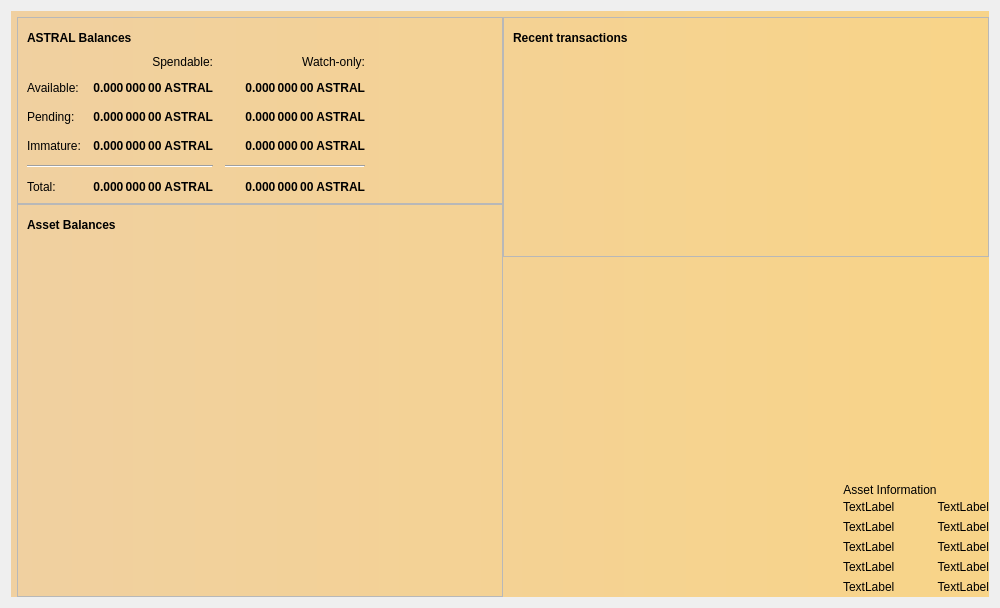
<?xml version="1.0" encoding="UTF-8"?>
<ui version="4.0">
 <class>OverviewPage</class>
 <widget class="QWidget" name="OverviewPage">
  <property name="geometry">
   <rect>
    <x>0</x>
    <y>0</y>
    <width>1000</width>
    <height>608</height>
   </rect>
  </property>
  <property name="windowTitle">
   <string>Form</string>
  </property>
  <layout class="QGridLayout" name="gridLayout_3">
   <item row="0" column="0" rowspan="2" colspan="2">
    <widget class="QLabel" name="labelAlerts">
     <property name="visible">
      <bool>true</bool>
     </property>
     <property name="styleSheet">
      <string notr="true">QLabel { background-color: qlineargradient(x1: 0, y1: 0, x2: 1, y2: 0, stop:0 #F0D0A0, stop:1 #F8D488); color:#000000; }</string>
     </property>
     <property name="wordWrap">
      <bool>true</bool>
     </property>
     <property name="margin">
      <number>3</number>
     </property>
     <property name="textInteractionFlags">
      <set>Qt::TextSelectableByMouse</set>
     </property>
    </widget>
   </item>
   <item row="1" column="1">
    <layout class="QHBoxLayout" name="horizontalLayout" stretch="0,0">
     <property name="spacing">
      <number>0</number>
     </property>
     <property name="sizeConstraint">
      <enum>QLayout::SetMaximumSize</enum>
     </property>
     <item>
      <layout class="QVBoxLayout" name="verticalLayout_2">
       <item>
        <widget class="QFrame" name="frame">
         <property name="frameShape">
          <enum>QFrame::StyledPanel</enum>
         </property>
         <property name="frameShadow">
          <enum>QFrame::Raised</enum>
         </property>
         <layout class="QVBoxLayout" name="verticalLayout_4">
          <item>
           <layout class="QHBoxLayout" name="horizontalLayout_4">
            <item>
             <widget class="QLabel" name="label_5">
              <property name="font">
               <font>
                <weight>75</weight>
                <bold>true</bold>
               </font>
              </property>
              <property name="text">
               <string>ASTRAL Balances</string>
              </property>
             </widget>
            </item>
            <item>
             <widget class="QPushButton" name="labelWalletStatus">
              <property name="enabled">
               <bool>true</bool>
              </property>
              <property name="maximumSize">
               <size>
                <width>30</width>
                <height>16777215</height>
               </size>
              </property>
              <property name="toolTip">
               <string>The displayed information may be out of date. Your wallet automatically synchronizes with the Astral network after a connection is established, but this process has not completed yet.</string>
              </property>
              <property name="text">
               <string/>
              </property>
              <property name="icon">
               <iconset>
                <normaloff>:/icons/warning</normaloff>
                <disabledoff>:/icons/warning</disabledoff>:/icons/warning</iconset>
              </property>
              <property name="iconSize">
               <size>
                <width>24</width>
                <height>24</height>
               </size>
              </property>
              <property name="flat">
               <bool>true</bool>
              </property>
             </widget>
            </item>
            <item>
             <spacer name="horizontalSpacer_3">
              <property name="orientation">
               <enum>Qt::Horizontal</enum>
              </property>
              <property name="sizeHint" stdset="0">
               <size>
                <width>40</width>
                <height>20</height>
               </size>
              </property>
             </spacer>
            </item>
           </layout>
          </item>
          <item>
           <layout class="QGridLayout" name="gridLayout">
            <property name="spacing">
             <number>12</number>
            </property>
            <item row="1" column="1">
             <widget class="QLabel" name="labelBalance">
              <property name="font">
               <font>
                <weight>75</weight>
                <bold>true</bold>
               </font>
              </property>
              <property name="cursor">
               <cursorShape>IBeamCursor</cursorShape>
              </property>
              <property name="toolTip">
               <string>Your current spendable balance</string>
              </property>
              <property name="text">
               <string notr="true">0.000 000 00 ASTRAL</string>
              </property>
              <property name="alignment">
               <set>Qt::AlignRight|Qt::AlignTrailing|Qt::AlignVCenter</set>
              </property>
              <property name="textInteractionFlags">
               <set>Qt::LinksAccessibleByMouse|Qt::TextSelectableByKeyboard|Qt::TextSelectableByMouse</set>
              </property>
             </widget>
            </item>
            <item row="1" column="0">
             <widget class="QLabel" name="labelBalanceText">
              <property name="text">
               <string>Available:</string>
              </property>
             </widget>
            </item>
            <item row="3" column="2">
             <widget class="QLabel" name="labelWatchImmature">
              <property name="font">
               <font>
                <weight>75</weight>
                <bold>true</bold>
               </font>
              </property>
              <property name="cursor">
               <cursorShape>IBeamCursor</cursorShape>
              </property>
              <property name="toolTip">
               <string>Mined balance in watch-only addresses that has not yet matured</string>
              </property>
              <property name="text">
               <string notr="true">0.000 000 00 ASTRAL</string>
              </property>
              <property name="alignment">
               <set>Qt::AlignRight|Qt::AlignTrailing|Qt::AlignVCenter</set>
              </property>
              <property name="textInteractionFlags">
               <set>Qt::LinksAccessibleByMouse|Qt::TextSelectableByKeyboard|Qt::TextSelectableByMouse</set>
              </property>
             </widget>
            </item>
            <item row="2" column="3">
             <spacer name="horizontalSpacer_2">
              <property name="orientation">
               <enum>Qt::Horizontal</enum>
              </property>
              <property name="sizeHint" stdset="0">
               <size>
                <width>40</width>
                <height>20</height>
               </size>
              </property>
             </spacer>
            </item>
            <item row="5" column="0">
             <widget class="QLabel" name="labelTotalText">
              <property name="text">
               <string>Total:</string>
              </property>
             </widget>
            </item>
            <item row="2" column="0">
             <widget class="QLabel" name="labelPendingText">
              <property name="text">
               <string>Pending:</string>
              </property>
             </widget>
            </item>
            <item row="5" column="2">
             <widget class="QLabel" name="labelWatchTotal">
              <property name="font">
               <font>
                <weight>75</weight>
                <bold>true</bold>
               </font>
              </property>
              <property name="cursor">
               <cursorShape>IBeamCursor</cursorShape>
              </property>
              <property name="toolTip">
               <string>Current total balance in watch-only addresses</string>
              </property>
              <property name="text">
               <string notr="true">0.000 000 00 ASTRAL</string>
              </property>
              <property name="alignment">
               <set>Qt::AlignRight|Qt::AlignTrailing|Qt::AlignVCenter</set>
              </property>
              <property name="textInteractionFlags">
               <set>Qt::LinksAccessibleByMouse|Qt::TextSelectableByKeyboard|Qt::TextSelectableByMouse</set>
              </property>
             </widget>
            </item>
            <item row="2" column="1">
             <widget class="QLabel" name="labelUnconfirmed">
              <property name="font">
               <font>
                <weight>75</weight>
                <bold>true</bold>
               </font>
              </property>
              <property name="cursor">
               <cursorShape>IBeamCursor</cursorShape>
              </property>
              <property name="toolTip">
               <string>Total of transactions that have yet to be confirmed, and do not yet count toward the spendable balance</string>
              </property>
              <property name="text">
               <string notr="true">0.000 000 00 ASTRAL</string>
              </property>
              <property name="alignment">
               <set>Qt::AlignRight|Qt::AlignTrailing|Qt::AlignVCenter</set>
              </property>
              <property name="textInteractionFlags">
               <set>Qt::LinksAccessibleByMouse|Qt::TextSelectableByKeyboard|Qt::TextSelectableByMouse</set>
              </property>
             </widget>
            </item>
            <item row="1" column="2">
             <widget class="QLabel" name="labelWatchAvailable">
              <property name="font">
               <font>
                <weight>75</weight>
                <bold>true</bold>
               </font>
              </property>
              <property name="cursor">
               <cursorShape>IBeamCursor</cursorShape>
              </property>
              <property name="toolTip">
               <string>Your current balance in watch-only addresses</string>
              </property>
              <property name="text">
               <string notr="true">0.000 000 00 ASTRAL</string>
              </property>
              <property name="alignment">
               <set>Qt::AlignRight|Qt::AlignTrailing|Qt::AlignVCenter</set>
              </property>
              <property name="textInteractionFlags">
               <set>Qt::LinksAccessibleByMouse|Qt::TextSelectableByKeyboard|Qt::TextSelectableByMouse</set>
              </property>
             </widget>
            </item>
            <item row="2" column="2">
             <widget class="QLabel" name="labelWatchPending">
              <property name="font">
               <font>
                <weight>75</weight>
                <bold>true</bold>
               </font>
              </property>
              <property name="cursor">
               <cursorShape>IBeamCursor</cursorShape>
              </property>
              <property name="toolTip">
               <string>Unconfirmed transactions to watch-only addresses</string>
              </property>
              <property name="text">
               <string notr="true">0.000 000 00 ASTRAL</string>
              </property>
              <property name="alignment">
               <set>Qt::AlignRight|Qt::AlignTrailing|Qt::AlignVCenter</set>
              </property>
              <property name="textInteractionFlags">
               <set>Qt::LinksAccessibleByMouse|Qt::TextSelectableByKeyboard|Qt::TextSelectableByMouse</set>
              </property>
             </widget>
            </item>
            <item row="3" column="1">
             <widget class="QLabel" name="labelImmature">
              <property name="font">
               <font>
                <weight>75</weight>
                <bold>true</bold>
               </font>
              </property>
              <property name="cursor">
               <cursorShape>IBeamCursor</cursorShape>
              </property>
              <property name="toolTip">
               <string>Mined balance that has not yet matured</string>
              </property>
              <property name="text">
               <string notr="true">0.000 000 00 ASTRAL</string>
              </property>
              <property name="alignment">
               <set>Qt::AlignRight|Qt::AlignTrailing|Qt::AlignVCenter</set>
              </property>
              <property name="textInteractionFlags">
               <set>Qt::LinksAccessibleByMouse|Qt::TextSelectableByKeyboard|Qt::TextSelectableByMouse</set>
              </property>
             </widget>
            </item>
            <item row="0" column="2">
             <widget class="QLabel" name="labelWatchonly">
              <property name="text">
               <string>Watch-only:</string>
              </property>
              <property name="alignment">
               <set>Qt::AlignRight|Qt::AlignTrailing|Qt::AlignVCenter</set>
              </property>
             </widget>
            </item>
            <item row="4" column="0" colspan="2">
             <widget class="Line" name="line">
              <property name="orientation">
               <enum>Qt::Horizontal</enum>
              </property>
             </widget>
            </item>
            <item row="4" column="2">
             <widget class="Line" name="lineWatchBalance">
              <property name="sizePolicy">
               <sizepolicy hsizetype="Preferred" vsizetype="Fixed">
                <horstretch>0</horstretch>
                <verstretch>0</verstretch>
               </sizepolicy>
              </property>
              <property name="minimumSize">
               <size>
                <width>140</width>
                <height>0</height>
               </size>
              </property>
              <property name="orientation">
               <enum>Qt::Horizontal</enum>
              </property>
             </widget>
            </item>
            <item row="5" column="1">
             <widget class="QLabel" name="labelTotal">
              <property name="font">
               <font>
                <weight>75</weight>
                <bold>true</bold>
               </font>
              </property>
              <property name="cursor">
               <cursorShape>IBeamCursor</cursorShape>
              </property>
              <property name="toolTip">
               <string>Your current total balance</string>
              </property>
              <property name="text">
               <string notr="true">0.000 000 00 ASTRAL</string>
              </property>
              <property name="alignment">
               <set>Qt::AlignRight|Qt::AlignTrailing|Qt::AlignVCenter</set>
              </property>
              <property name="textInteractionFlags">
               <set>Qt::LinksAccessibleByMouse|Qt::TextSelectableByKeyboard|Qt::TextSelectableByMouse</set>
              </property>
             </widget>
            </item>
            <item row="0" column="1">
             <widget class="QLabel" name="labelSpendable">
              <property name="text">
               <string>Spendable:</string>
              </property>
              <property name="alignment">
               <set>Qt::AlignRight|Qt::AlignTrailing|Qt::AlignVCenter</set>
              </property>
             </widget>
            </item>
            <item row="3" column="0">
             <widget class="QLabel" name="labelImmatureText">
              <property name="text">
               <string>Immature:</string>
              </property>
             </widget>
            </item>
           </layout>
          </item>
         </layout>
        </widget>
       </item>
       <item>
        <widget class="QFrame" name="frame_3">
         <property name="frameShape">
          <enum>QFrame::StyledPanel</enum>
         </property>
         <property name="frameShadow">
          <enum>QFrame::Raised</enum>
         </property>
         <layout class="QVBoxLayout" name="verticalLayout_5">
          <item>
           <layout class="QHBoxLayout" name="assetBalanceHorizontalLayout">
            <item>
             <widget class="QLabel" name="assetBalanceLabel">
              <property name="font">
               <font>
                <weight>75</weight>
                <bold>true</bold>
               </font>
              </property>
              <property name="text">
               <string>Asset Balances</string>
              </property>
             </widget>
            </item>
            <item>
             <widget class="QLabel" name="labelAssetAdministrator">
              <property name="toolTip">
               <string>Displayed next to assets that you are the administrator of</string>
              </property>
              <property name="text">
               <string/>
              </property>
              <property name="textFormat">
               <enum>Qt::AutoText</enum>
              </property>
              <property name="pixmap">
               <pixmap>../res/icons/asset_administrator.png</pixmap>
              </property>
              <property name="scaledContents">
               <bool>false</bool>
              </property>
             </widget>
            </item>
            <item>
             <widget class="QPushButton" name="labelAssetStatus">
              <property name="enabled">
               <bool>true</bool>
              </property>
              <property name="maximumSize">
               <size>
                <width>30</width>
                <height>16777215</height>
               </size>
              </property>
              <property name="toolTip">
               <string>The displayed information may be out of date. Your wallet automatically synchronizes with the Astral network after a connection is established, but this process has not completed yet.</string>
              </property>
              <property name="text">
               <string/>
              </property>
              <property name="icon">
               <iconset>
                <normaloff>:/icons/warning</normaloff>
                <disabledoff>:/icons/warning</disabledoff>:/icons/warning</iconset>
              </property>
              <property name="iconSize">
               <size>
                <width>24</width>
                <height>24</height>
               </size>
              </property>
              <property name="flat">
               <bool>true</bool>
              </property>
             </widget>
            </item>
            <item>
             <spacer name="horizontalSpacer_4">
              <property name="orientation">
               <enum>Qt::Horizontal</enum>
              </property>
              <property name="sizeHint" stdset="0">
               <size>
                <width>40</width>
                <height>20</height>
               </size>
              </property>
             </spacer>
            </item>
           </layout>
          </item>
          <item>
           <widget class="QTableView" name="listAssets">
            <property name="sizePolicy">
             <sizepolicy hsizetype="Expanding" vsizetype="Expanding">
              <horstretch>0</horstretch>
              <verstretch>0</verstretch>
             </sizepolicy>
            </property>
            <property name="styleSheet">
             <string notr="true">QTableView { background: transparent; }</string>
            </property>
            <property name="sizeAdjustPolicy">
             <enum>QAbstractScrollArea::AdjustIgnored</enum>
            </property>
            <property name="selectionMode">
             <enum>QAbstractItemView::NoSelection</enum>
            </property>
            <property name="selectionBehavior">
             <enum>QAbstractItemView::SelectColumns</enum>
            </property>
            <property name="showGrid">
             <bool>true</bool>
            </property>
            <property name="cornerButtonEnabled">
             <bool>false</bool>
            </property>
            <attribute name="horizontalHeaderVisible">
             <bool>true</bool>
            </attribute>
            <attribute name="horizontalHeaderStretchLastSection">
             <bool>true</bool>
            </attribute>
            <attribute name="verticalHeaderVisible">
             <bool>false</bool>
            </attribute>
           </widget>
          </item>
          <item>
           <widget class="QWidget" name="assetVeriticalSpaceWidget" native="true">
            <layout class="QVBoxLayout" name="verticalLayout">
             <item>
              <spacer name="assetVerticalSpacer">
               <property name="orientation">
                <enum>Qt::Vertical</enum>
               </property>
               <property name="sizeHint" stdset="0">
                <size>
                 <width>20</width>
                 <height>40</height>
                </size>
               </property>
              </spacer>
             </item>
            </layout>
           </widget>
          </item>
         </layout>
        </widget>
       </item>
      </layout>
     </item>
     <item>
      <layout class="QVBoxLayout" name="verticalLayout_3">
       <item>
        <widget class="QFrame" name="frame_2">
         <property name="frameShape">
          <enum>QFrame::StyledPanel</enum>
         </property>
         <property name="frameShadow">
          <enum>QFrame::Raised</enum>
         </property>
         <layout class="QGridLayout" name="gridLayout_2">
          <item row="0" column="0">
           <layout class="QHBoxLayout" name="horizontalLayout_2">
            <item>
             <widget class="QLabel" name="label_4">
              <property name="font">
               <font>
                <weight>75</weight>
                <bold>true</bold>
               </font>
              </property>
              <property name="text">
               <string>Recent transactions</string>
              </property>
             </widget>
            </item>
            <item>
             <widget class="QPushButton" name="labelTransactionsStatus">
              <property name="enabled">
               <bool>true</bool>
              </property>
              <property name="maximumSize">
               <size>
                <width>30</width>
                <height>16777215</height>
               </size>
              </property>
              <property name="toolTip">
               <string>The displayed information may be out of date. Your wallet automatically synchronizes with the Astral network after a connection is established, but this process has not completed yet.</string>
              </property>
              <property name="text">
               <string/>
              </property>
              <property name="icon">
               <iconset>
                <normaloff>:/icons/warning</normaloff>
                <disabledoff>:/icons/warning</disabledoff>:/icons/warning</iconset>
              </property>
              <property name="iconSize">
               <size>
                <width>24</width>
                <height>24</height>
               </size>
              </property>
              <property name="flat">
               <bool>true</bool>
              </property>
             </widget>
            </item>
            <item>
             <spacer name="horizontalSpacer">
              <property name="orientation">
               <enum>Qt::Horizontal</enum>
              </property>
              <property name="sizeHint" stdset="0">
               <size>
                <width>40</width>
                <height>20</height>
               </size>
              </property>
             </spacer>
            </item>
           </layout>
          </item>
          <item row="1" column="0">
           <widget class="QListView" name="listTransactions">
            <property name="styleSheet">
             <string notr="true">QListView { background: transparent; }</string>
            </property>
            <property name="frameShape">
             <enum>QFrame::NoFrame</enum>
            </property>
            <property name="verticalScrollBarPolicy">
             <enum>Qt::ScrollBarAlwaysOff</enum>
            </property>
            <property name="horizontalScrollBarPolicy">
             <enum>Qt::ScrollBarAlwaysOff</enum>
            </property>
            <property name="selectionMode">
             <enum>QAbstractItemView::NoSelection</enum>
            </property>
           </widget>
          </item>
         </layout>
        </widget>
       </item>
       <item>
        <spacer name="verticalSpacer_2">
         <property name="orientation">
          <enum>Qt::Vertical</enum>
         </property>
         <property name="sizeHint" stdset="0">
          <size>
           <width>20</width>
           <height>40</height>
          </size>
         </property>
        </spacer>
       </item>
       <item>
        <layout class="QHBoxLayout" name="horizontalLayout_3"/>
       </item>
       <item>
        <layout class="QGridLayout" name="gridLayout_4" columnminimumwidth="0,0,0,0">
         <item row="3" column="2">
          <widget class="QLabel" name="assetInfoPercentageLabel">
           <property name="text">
            <string>TextLabel</string>
           </property>
           <property name="alignment">
            <set>Qt::AlignLeading|Qt::AlignLeft|Qt::AlignVCenter</set>
           </property>
          </widget>
         </item>
         <item row="1" column="2">
          <widget class="QLabel" name="assetInfoStatusLabel">
           <property name="text">
            <string>TextLabel</string>
           </property>
           <property name="alignment">
            <set>Qt::AlignLeading|Qt::AlignLeft|Qt::AlignVCenter</set>
           </property>
          </widget>
         </item>
         <item row="3" column="3">
          <widget class="QLabel" name="assetInfoPercentageValue">
           <property name="text">
            <string>TextLabel</string>
           </property>
           <property name="alignment">
            <set>Qt::AlignRight|Qt::AlignTrailing|Qt::AlignVCenter</set>
           </property>
          </widget>
         </item>
         <item row="0" column="3">
          <layout class="QHBoxLayout" name="horizontalLayout_5"/>
         </item>
         <item row="3" column="0">
          <spacer name="horizontalSpacer_7">
           <property name="orientation">
            <enum>Qt::Horizontal</enum>
           </property>
           <property name="sizeHint" stdset="0">
            <size>
             <width>40</width>
             <height>20</height>
            </size>
           </property>
          </spacer>
         </item>
         <item row="6" column="0">
          <spacer name="horizontalSpacer_9">
           <property name="orientation">
            <enum>Qt::Horizontal</enum>
           </property>
           <property name="sizeHint" stdset="0">
            <size>
             <width>40</width>
             <height>20</height>
            </size>
           </property>
          </spacer>
         </item>
         <item row="2" column="2">
          <widget class="QLabel" name="assetInfoBlockLabel">
           <property name="text">
            <string>TextLabel</string>
           </property>
           <property name="alignment">
            <set>Qt::AlignLeading|Qt::AlignLeft|Qt::AlignVCenter</set>
           </property>
          </widget>
         </item>
         <item row="0" column="0">
          <layout class="QHBoxLayout" name="horizontalLayout_6"/>
         </item>
         <item row="2" column="0">
          <spacer name="horizontalSpacer_6">
           <property name="orientation">
            <enum>Qt::Horizontal</enum>
           </property>
           <property name="sizeHint" stdset="0">
            <size>
             <width>40</width>
             <height>20</height>
            </size>
           </property>
          </spacer>
         </item>
         <item row="2" column="3">
          <widget class="QLabel" name="assetInfoBlockValue">
           <property name="text">
            <string>TextLabel</string>
           </property>
           <property name="alignment">
            <set>Qt::AlignRight|Qt::AlignTrailing|Qt::AlignVCenter</set>
           </property>
          </widget>
         </item>
         <item row="1" column="0">
          <spacer name="horizontalSpacer_5">
           <property name="orientation">
            <enum>Qt::Horizontal</enum>
           </property>
           <property name="sizeHint" stdset="0">
            <size>
             <width>40</width>
             <height>20</height>
            </size>
           </property>
          </spacer>
         </item>
         <item row="5" column="0">
          <spacer name="horizontalSpacer_8">
           <property name="orientation">
            <enum>Qt::Horizontal</enum>
           </property>
           <property name="sizeHint" stdset="0">
            <size>
             <width>40</width>
             <height>20</height>
            </size>
           </property>
          </spacer>
         </item>
         <item row="0" column="2">
          <widget class="QLabel" name="assetInfoTitleLabel">
           <property name="layoutDirection">
            <enum>Qt::LeftToRight</enum>
           </property>
           <property name="text">
            <string>Asset Information</string>
           </property>
           <property name="alignment">
            <set>Qt::AlignCenter</set>
           </property>
          </widget>
         </item>
         <item row="1" column="3">
          <widget class="QLabel" name="assetInfoStatusValue">
           <property name="text">
            <string>TextLabel</string>
           </property>
           <property name="alignment">
            <set>Qt::AlignRight|Qt::AlignTrailing|Qt::AlignVCenter</set>
           </property>
          </widget>
         </item>
         <item row="6" column="2">
          <widget class="QLabel" name="assetInfoPossibleLabel">
           <property name="text">
            <string>TextLabel</string>
           </property>
          </widget>
         </item>
         <item row="5" column="2">
          <widget class="QLabel" name="assetInfoBlocksLeftLabel">
           <property name="text">
            <string>TextLabel</string>
           </property>
          </widget>
         </item>
         <item row="6" column="3">
          <widget class="QLabel" name="assetInfoPossibleValue">
           <property name="text">
            <string>TextLabel</string>
           </property>
           <property name="alignment">
            <set>Qt::AlignRight|Qt::AlignTrailing|Qt::AlignVCenter</set>
           </property>
          </widget>
         </item>
         <item row="5" column="3">
          <widget class="QLabel" name="assetInfoBlocksLeftValue">
           <property name="text">
            <string>TextLabel</string>
           </property>
           <property name="alignment">
            <set>Qt::AlignRight|Qt::AlignTrailing|Qt::AlignVCenter</set>
           </property>
          </widget>
         </item>
        </layout>
       </item>
      </layout>
     </item>
    </layout>
   </item>
  </layout>
 </widget>
 <resources/>
 <connections/>
</ui>
